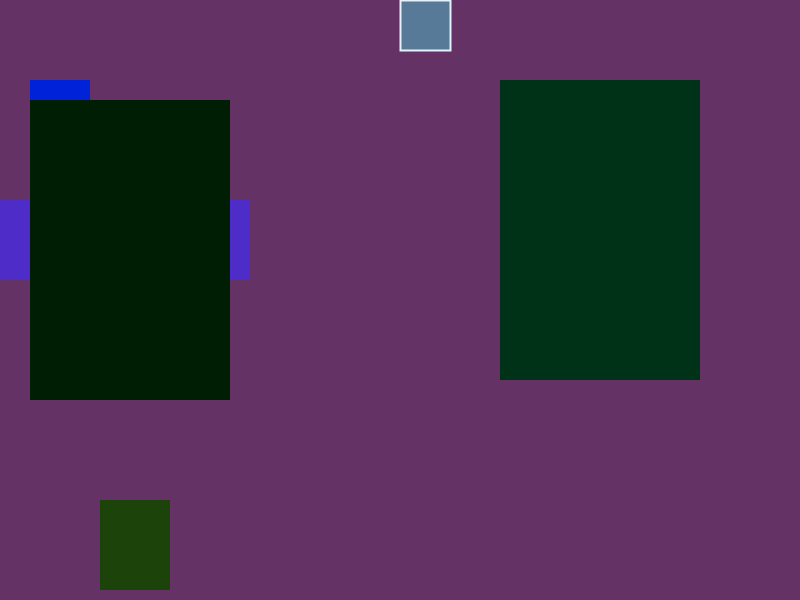
Frame 1 (no input)
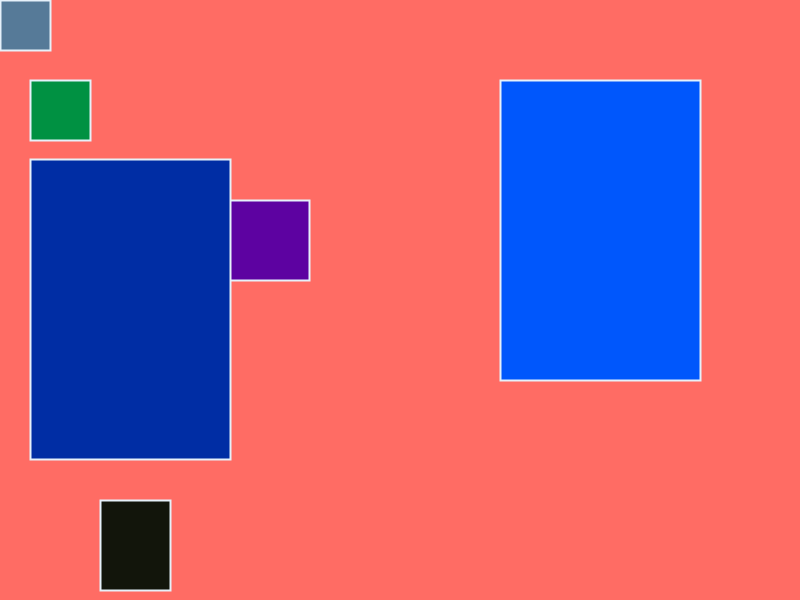
Frame 60 (the mouse pressed at the canvas centre just before this capture)
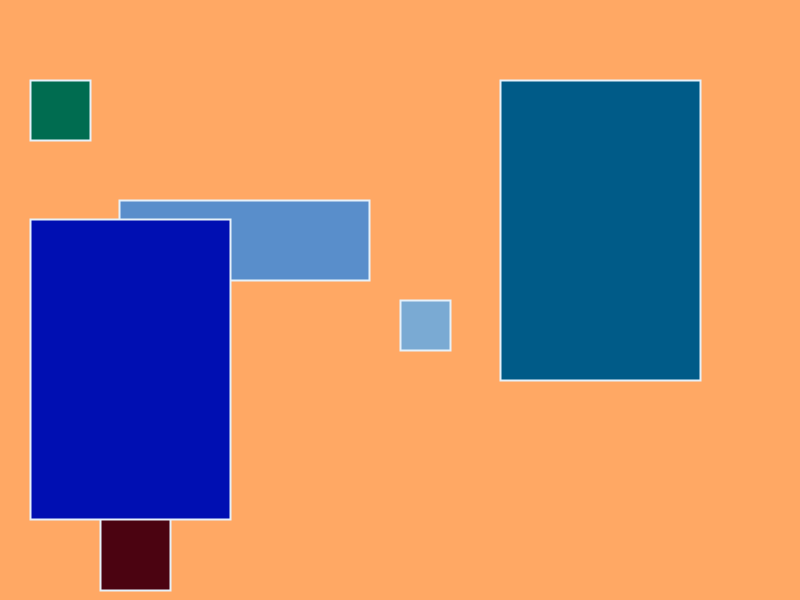
Frame 120 (the mouse held since frame 60 and released just before this capture)

The Processing sketch that drew these frames (run headless with seeded random() and noise(); from frame 60 on, the mouse is pressed at the canvas centre):

// Processing sketch: Sketch_Processing
// ── Sketch_Processing.pde
float r = 100;
float g = 50;
float b = 100;

float posX;
int d;

int x = 0;
int y = 100;
int dx = 1;
void setup () {
 
  size(800,600);
  background(r,g,b);
  noStroke();
  
d = 50;
  posX = width/2;
  strokeWeight(2);

}

void draw() {
  background(r,g,b);
  r = r+100;
  print(r);
  print(", ");
  print(g);
  print(", ");
  println(b);
  
  if(r > 211){
    g = g+1;
  }
  
  if( g > 211) {
    b = b+1;
  }
  
// rectangulo Horizontal con movimento
fill(random(122), random(170), random(211)); 
 rect(x, 200, 250, 80);
 x = x + dx;
 if (x > width) {
 dx = -1;
 }
 if (x < 0) {
 dx = 1;
 }
  
 fill (random(0), random(150), random(255));
 rect (30, 80, 60, 60);
 
 fill (random(90), random(150), random(20));
 rect (100, 500, 70, 90);
 
 fill (random(0), random(150), random(255));
 rect (500, 80, 200, 300);
 
  // rectangulo horizonal en movieminto
 fill (random(0), random(150), random(255));
 rect (30, y, 200, 300);
 y = y + dx;
 if ( y > height) {
 dx = -1;
 }
 if (y < 0) {
 dx = 1;
 }
 
// cuadrado en movimiento por mouse
  noStroke();
  line(width/2, 0, width/2, height);

  if(mousePressed){
    fill(122, 170, 211); //  blue
  } else {
    fill(86, 122, 152); // other tone of blue
  }
  
  if(mouseX > width/2) {
    fill(181, 204, 224); // light blue
  }
  
  if(mouseY < 350){
    stroke(230, 241, 250);
  } else if(mouseY > 350){
    stroke(18,76,126);
  } 
  
  
  rect(posX, mouseY, d, d);
  posX= mouseX;
  println(mousePressed);
}
  
void keyPressed() {
     print (key);
     
     if(key == 'a') {
       fill (179,60,20); // naranjo
       rect (500, 500, 100, 100); } 
     if (key == 's') {
       fill (0,0,0);  // negro
       rect ( 400, 400, 300, 300); }
     if (key == 'd') {
       fill (40, 90, 80); // verde/azul
       rect (540, 100, 200, 200); }
     if (key == 'f') {
       fill (30, 70, 23); // verde oscuro
       rect (80, 80, 50,50); }
       if(key == 'g') {
       fill (30,70,23); // verde ocuro
       rect (250, 500, 90, 90); }
       if(key == 'h') {
       fill (80,20,0); //rojo oscuro
       rect (600, 250, 300, 300); }
}
